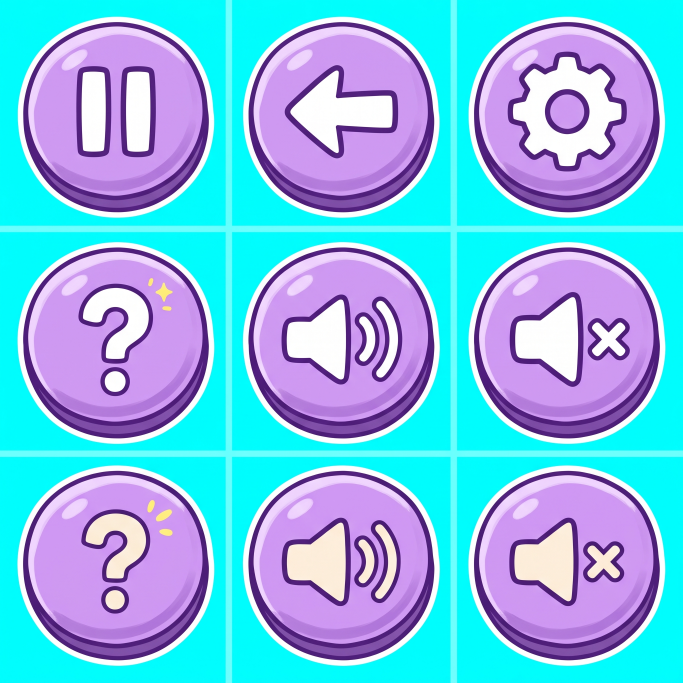
#> input picture reference/ui/controls.png, 2048 x 2048 px (shown at 1/3 size); its folder holds 4 pictures in this run
$ python pack_ui.py
#> lines starting #> are read from the running program, lines starting #| are printed output that depends on the picture
"""Slice the Higgsfield UI sheets into runtime sprites. No UI artwork is drawn here."""
from pathlib import Path
from PIL import Image, ImageChops, ImageOps
import json

ROOT=Path(__file__).resolve().parents[1]
SRC=ROOT/'reference/ui'
OUT=ROOT/'public/assets/ui'
OUT.mkdir(parents=True,exist_ok=True)
inventory=[]

def export(sheet,name,box=None,limit=700):
#> called with sheet = 'controls', name = 'pause', box = (0.012, 0.012, 0.321, 0.321), limit = 192
    im=Image.open(SRC/f'{sheet}.png').convert('RGB')
#> im is the input picture: PIL image 2048x2048 RGB; mean R, G, B 120.6, 191.6, 231.2
    if box:
        w,h=im.size
#> w = 2048; h = 2048
        im=im.crop(tuple(round(v*(w if i%2==0 else h)) for i,v in enumerate(box)))
#> im: PIL image 633x633 RGB
    r,g,b=im.split()
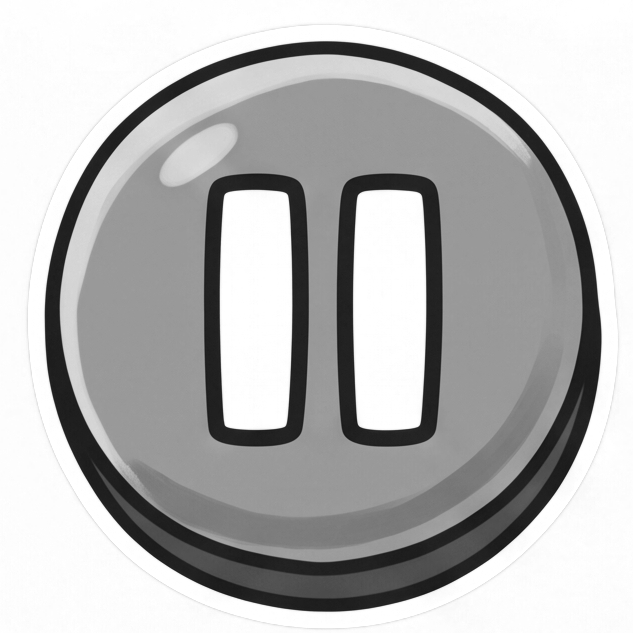
#> g: PIL image 633x633 L; min 22, max 255, mean 181.7
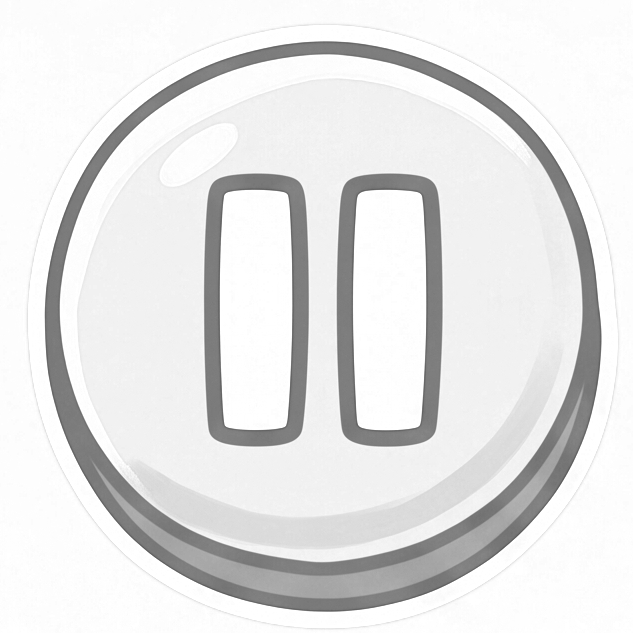
#> b: PIL image 633x633 L; min 89, max 255, mean 228.3
    cyan=ImageChops.subtract(ImageChops.darker(g,b),r)
    alpha=cyan.point(lambda v:255 if v<100 else max(0,round((170-v)*255/70)))
    im=im.convert('RGBA');im.putalpha(alpha)
    bounds=alpha.point(lambda v:255 if v>100 else 0).getbbox()
#> bounds = (28, 25, 618, 629)
    if bounds:im=im.crop(bounds)
#> im: PIL image 590x604 RGBA
    im.thumbnail((limit,limit),Image.Resampling.LANCZOS)
#> im: PIL image 188x192 RGBA
    im=ImageOps.expand(im,border=3,fill=(0,0,0,0))
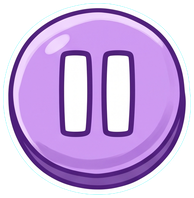
#> im: PIL image 194x198 RGBA; mean R, G, B, A 144.7, 118.8, 168, 190.6; transparent parts drawn white
    im.save(OUT/f'{name}.webp',quality=94)
    inventory.append({'key':f'ui-{name}','file':f'{name}.webp','size':im.size,'sheet':sheet,'crop':box})

for i,name in enumerate(['pause','back','settings','hint','sound','muted']):
    x,y=i%3,i//3
    export('controls',name,(x/3+.012,y/3+.012,(x+1)/3-.012,(y+1)/3-.012),192)
for name,box in [
    ('score',(.012,.025,.49,.295)),('coins',(.51,.025,.99,.295)),
    ('progress-track',(.012,.32,.49,.555)),('progress-fill',(.51,.32,.99,.555)),
    ('timer',(.015,.59,.49,.98)),('star',(.51,.59,.985,.98))]:
    export('hud',name,box,600 if 'progress' in name else 430)
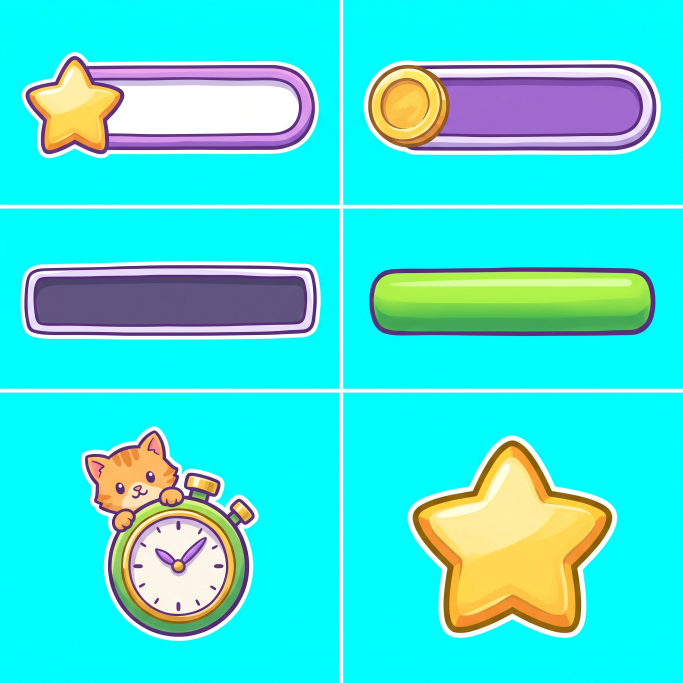
#> input picture reference/ui/hud.png, 2048 x 2048 px (shown at 1/3 size)
#> in export, im is the input picture: PIL image 2048x2048 RGB; mean R, G, B 63.2, 227.7, 221.3
#> in export (call 7), `alpha=cyan.point(lambda v:255 if v<100 else max(0,round((170-v)*255/70..`:
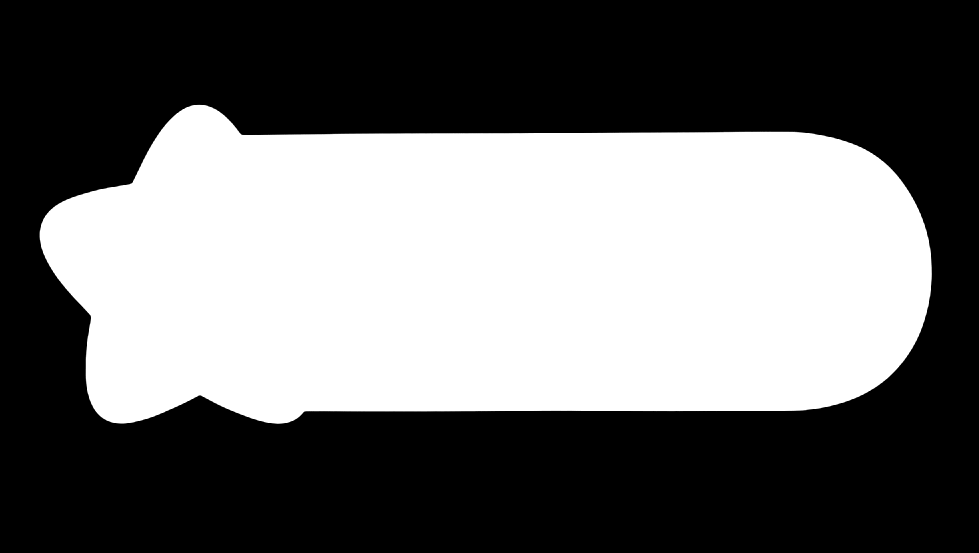
#> alpha: PIL image 979x553 L; min 0, max 255, mean 108.3
#> in export (call 7), `im.putalpha(alpha)`:
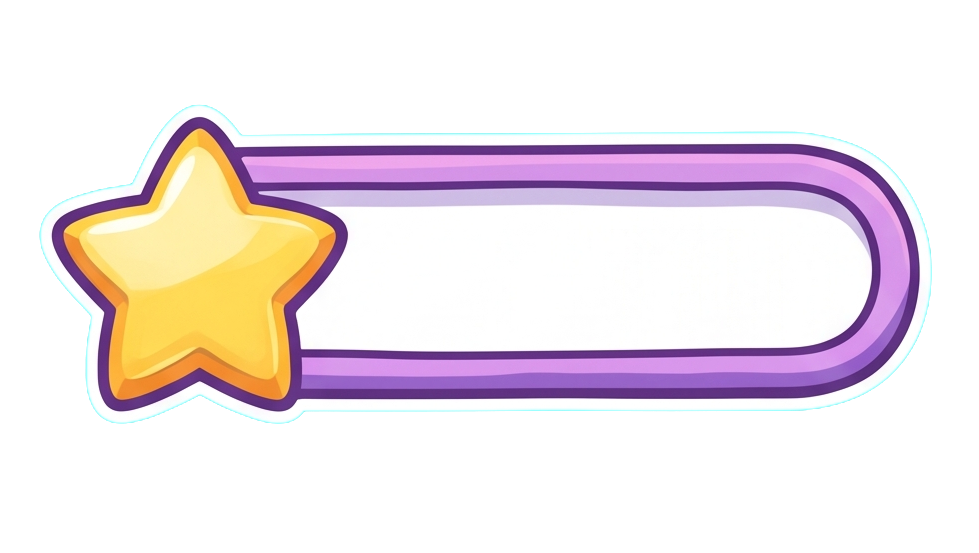
#> im: PIL image 979x553 RGBA; mean R, G, B, A 92.9, 227, 230.7, 108.3; transparent parts drawn white
#> in export (call 7), `bounds=alpha.point(lambda v:255 if v>100 else 0).getbbox()`: bounds = (40, 105, 932, 424)
#> in export (call 7), `im=ImageOps.expand(im,border=3,fill=(0,0,0,0))`:
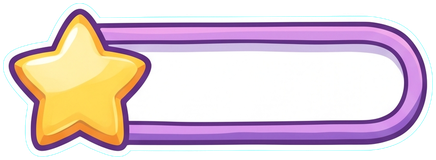
#> im: PIL image 436x160 RGBA; mean R, G, B, A 169.7, 152.6, 159.6, 195.7; transparent parts drawn white
for i,name in enumerate(['green-button','purple-button','pink-ribbon','gold-ribbon']):
    x,y=i%2,i//2
#> x = 0; y = 0
#> (the run stopped early here; a loop or call above may not have finished)
